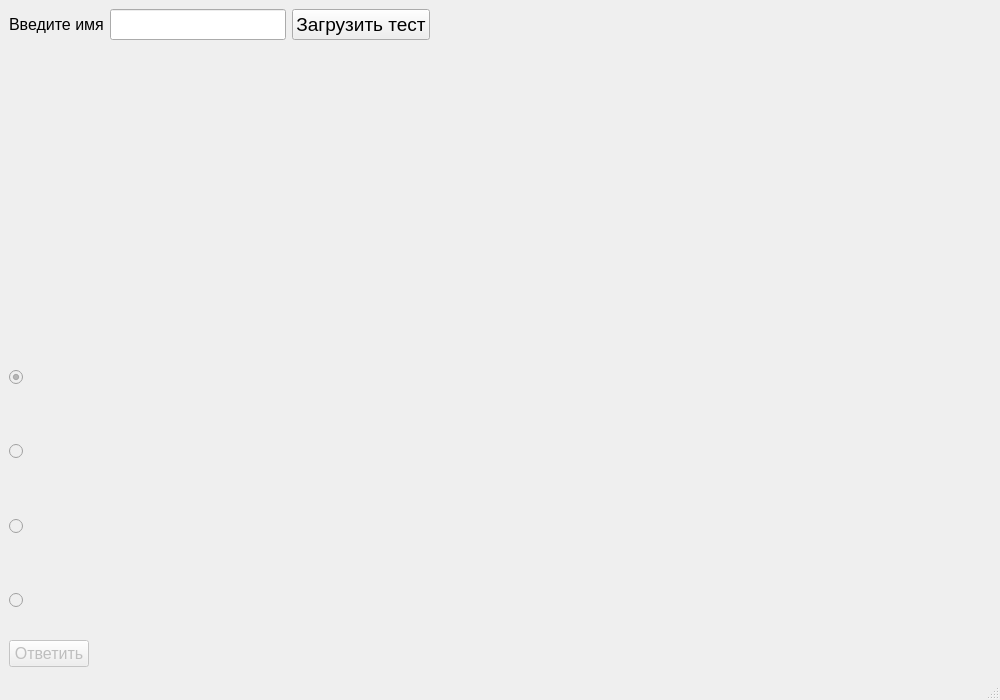
<?xml version="1.0" encoding="UTF-8"?>
<ui version="4.0">
 <class>MainWindow</class>
 <widget class="QMainWindow" name="MainWindow">
  <property name="geometry">
   <rect>
    <x>0</x>
    <y>0</y>
    <width>1000</width>
    <height>700</height>
   </rect>
  </property>
  <property name="minimumSize">
   <size>
    <width>1000</width>
    <height>700</height>
   </size>
  </property>
  <property name="font">
   <font>
    <family>Arial</family>
    <pointsize>12</pointsize>
   </font>
  </property>
  <property name="windowTitle">
   <string>Тестирование</string>
  </property>
  <property name="styleSheet">
   <string notr="true"/>
  </property>
  <widget class="QWidget" name="centralwidget">
   <property name="font">
    <font>
     <family>Arial</family>
     <pointsize>12</pointsize>
    </font>
   </property>
   <layout class="QVBoxLayout" name="verticalLayout">
    <item>
     <layout class="QHBoxLayout" name="horizontalLayout_3">
      <property name="spacing">
       <number>6</number>
      </property>
      <property name="leftMargin">
       <number>0</number>
      </property>
      <item>
       <widget class="QLabel" name="label_name">
        <property name="sizePolicy">
         <sizepolicy hsizetype="Fixed" vsizetype="Maximum">
          <horstretch>0</horstretch>
          <verstretch>0</verstretch>
         </sizepolicy>
        </property>
        <property name="text">
         <string>Введите имя</string>
        </property>
       </widget>
      </item>
      <item>
       <widget class="QLineEdit" name="input_name">
        <property name="enabled">
         <bool>true</bool>
        </property>
        <property name="sizePolicy">
         <sizepolicy hsizetype="Fixed" vsizetype="Maximum">
          <horstretch>0</horstretch>
          <verstretch>0</verstretch>
         </sizepolicy>
        </property>
        <property name="font">
         <font>
          <family>Arial</family>
          <pointsize>14</pointsize>
         </font>
        </property>
       </widget>
      </item>
      <item>
       <widget class="QPushButton" name="btn_start">
        <property name="sizePolicy">
         <sizepolicy hsizetype="Fixed" vsizetype="Maximum">
          <horstretch>0</horstretch>
          <verstretch>0</verstretch>
         </sizepolicy>
        </property>
        <property name="font">
         <font>
          <family>Arial</family>
          <pointsize>14</pointsize>
         </font>
        </property>
        <property name="cursor">
         <cursorShape>PointingHandCursor</cursorShape>
        </property>
        <property name="styleSheet">
         <string notr="true"/>
        </property>
        <property name="text">
         <string>Загрузить тест</string>
        </property>
       </widget>
      </item>
      <item>
       <widget class="QLabel" name="label_test_name">
        <property name="text">
         <string/>
        </property>
        <property name="alignment">
         <set>Qt::AlignCenter</set>
        </property>
        <property name="wordWrap">
         <bool>true</bool>
        </property>
       </widget>
      </item>
     </layout>
    </item>
    <item>
     <layout class="QHBoxLayout" name="horizontalLayout">
      <item>
       <layout class="QVBoxLayout" name="verticalLayout_8">
        <item>
         <widget class="QLabel" name="label_question">
          <property name="sizePolicy">
           <sizepolicy hsizetype="Preferred" vsizetype="Expanding">
            <horstretch>0</horstretch>
            <verstretch>0</verstretch>
           </sizepolicy>
          </property>
          <property name="minimumSize">
           <size>
            <width>0</width>
            <height>100</height>
           </size>
          </property>
          <property name="text">
           <string/>
          </property>
          <property name="alignment">
           <set>Qt::AlignCenter</set>
          </property>
          <property name="wordWrap">
           <bool>true</bool>
          </property>
         </widget>
        </item>
        <item>
         <widget class="QLabel" name="label_image">
          <property name="sizePolicy">
           <sizepolicy hsizetype="Preferred" vsizetype="Fixed">
            <horstretch>0</horstretch>
            <verstretch>0</verstretch>
           </sizepolicy>
          </property>
          <property name="minimumSize">
           <size>
            <width>0</width>
            <height>150</height>
           </size>
          </property>
          <property name="text">
           <string/>
          </property>
         </widget>
        </item>
       </layout>
      </item>
     </layout>
    </item>
    <item>
     <layout class="QHBoxLayout" name="horizontalLayout_2">
      <item>
       <layout class="QVBoxLayout" name="verticalLayout_3">
        <item>
         <widget class="QRadioButton" name="radioButton_1">
          <property name="enabled">
           <bool>false</bool>
          </property>
          <property name="sizePolicy">
           <sizepolicy hsizetype="Expanding" vsizetype="Expanding">
            <horstretch>0</horstretch>
            <verstretch>0</verstretch>
           </sizepolicy>
          </property>
          <property name="text">
           <string/>
          </property>
          <property name="checked">
           <bool>true</bool>
          </property>
         </widget>
        </item>
        <item>
         <widget class="QRadioButton" name="radioButton_2">
          <property name="enabled">
           <bool>false</bool>
          </property>
          <property name="sizePolicy">
           <sizepolicy hsizetype="Expanding" vsizetype="Expanding">
            <horstretch>0</horstretch>
            <verstretch>0</verstretch>
           </sizepolicy>
          </property>
          <property name="text">
           <string/>
          </property>
         </widget>
        </item>
        <item>
         <widget class="QRadioButton" name="radioButton_3">
          <property name="enabled">
           <bool>false</bool>
          </property>
          <property name="sizePolicy">
           <sizepolicy hsizetype="Expanding" vsizetype="Expanding">
            <horstretch>0</horstretch>
            <verstretch>0</verstretch>
           </sizepolicy>
          </property>
          <property name="text">
           <string/>
          </property>
         </widget>
        </item>
        <item>
         <widget class="QRadioButton" name="radioButton_4">
          <property name="enabled">
           <bool>false</bool>
          </property>
          <property name="sizePolicy">
           <sizepolicy hsizetype="Expanding" vsizetype="Expanding">
            <horstretch>0</horstretch>
            <verstretch>0</verstretch>
           </sizepolicy>
          </property>
          <property name="text">
           <string/>
          </property>
         </widget>
        </item>
       </layout>
      </item>
     </layout>
    </item>
    <item>
     <layout class="QVBoxLayout" name="verticalLayout_2">
      <item>
       <layout class="QHBoxLayout" name="horizontalLayout_4">
        <item>
         <widget class="QPushButton" name="btn_next">
          <property name="enabled">
           <bool>false</bool>
          </property>
          <property name="sizePolicy">
           <sizepolicy hsizetype="Maximum" vsizetype="Fixed">
            <horstretch>0</horstretch>
            <verstretch>0</verstretch>
           </sizepolicy>
          </property>
          <property name="text">
           <string>Ответить</string>
          </property>
         </widget>
        </item>
        <item>
         <widget class="QLabel" name="label_page">
          <property name="text">
           <string/>
          </property>
          <property name="alignment">
           <set>Qt::AlignCenter</set>
          </property>
         </widget>
        </item>
       </layout>
      </item>
     </layout>
    </item>
   </layout>
  </widget>
  <widget class="QMenuBar" name="menubar">
   <property name="geometry">
    <rect>
     <x>0</x>
     <y>0</y>
     <width>1000</width>
     <height>31</height>
    </rect>
   </property>
  </widget>
  <widget class="QStatusBar" name="statusbar"/>
 </widget>
 <resources/>
 <connections/>
</ui>
